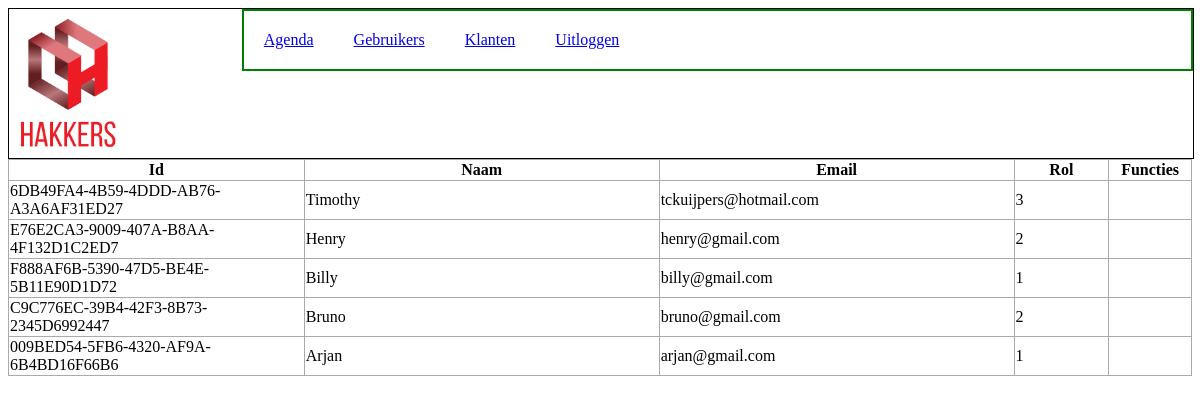
/index.php?page=gebruikers.inc.php, run on the app's committed database.
### tables this page shows
CREATE TABLE `gebruikers` (
  `Id` varchar(36) NOT NULL,
  `Naam` varchar(100) NOT NULL,
  `Email` varchar(100) NOT NULL,
  `Wachtwoord` varchar(100) NOT NULL,
  `Rol` int(1) NOT NULL
);

### includes/functies.inc.php (called while the page is built, shortened)
<?php
	$RolePermission = array(
		"PaginaAgenda"=>array(1,2,3),
		"WerkzaamheidRegistreren"=>array(1,3),
		"WerkzaamheidVerwijderen"=>array(1,3),
		"WerkzaamheidWijzigen"=>array(3),
		"PaginaGebruikers"=>array(3),
		"GebruikerRegistreren"=>array(3),
		"GebruikerVerwijderen"=>array(3),
		"GebruikerWijzigen"=>array(3),
		"WachtwoordGebruikerWijzigen"=>array(),
		"MaakGebruikerAdmin"=>array(),
		"PaginaKlanten"=>array(2,3),
		"KlantRegistreren"=>array(2,3),
		"KlantVerwijderen"=>array(2,3),
		"KlantWijzigen"=>array(2,3),
	);
	function RequestPermission($request_par,$role_par){
		global $conn;
		global $RolePermission;
		$id = $_SESSION["User"]['id'];
		$sql_permissions = "SELECT COUNT(*) FROM bevoegdheden WHERE GebruikerId='$id' AND Bevoegdheid='$request_par'";
		$result = $conn->prepare($sql_permissions);
		$result->execute();
		if($result->fetchColumn() == "1" OR in_array($role_par, $RolePermission[$request_par])){
			return true;
		}else{
			return false;
		}
	}
?>

### includes/gebruikers.inc.php (the view, shortened to what this page needs)
<table id="tableGebruikers">
	<tr>
		<th style="width:25%;">Id</th>
		<th style="width:30%;">Naam</th>
		<th style="width:30%;">Email</th>
		<th style="width:8%;">Rol</th>
		<th style="width:8%;">Functies</th>
	</tr>
	<?php
		require "php/connect.php";
		$sql_user = "SELECT * FROM gebruikers";
		$result = $conn->prepare($sql_user);
		$result ->execute();
		while($user_par = $result->fetch(PDO::FETCH_ASSOC)) {
			echo "	<tr>
				<td>" . $user_par['Id'] . "</td>
				<td>" . $user_par['Naam'] . "</td>
				<td>" . $user_par['Email'] . "</td>
				<td>" . $user_par['Rol'] . "</td>
				<td>";
		}
	?>
</table>
<br>

### index.php (shortened to what this page needs)
<?php
	include "includes/functies.inc.php";
?>
<html>
	<head>
		<link rel="stylesheet" type="text/css" href="css/style.css?v=<?php echo time(); ?>">
	</head>
	<body>
		<?php
			include "includes/header.inc.php";
			if(isset($_GET['page'])){
				include "includes/" . $_GET['page'];
			}else{
				include "includes/login.inc.php";
			}
		?>
	</body>
</html>

### includes/header.inc.php
<div id="header">
	<img src="img/logo.png" id="logo" style="width:10%;">
	<div>
		<a href="?page=agenda.inc.php"><div>Agenda</div></a>
		<a href="?page=gebruikers.inc.php"><div>Gebruikers</div></a>
		<a href="?page=klanten.inc.php"><div>Klanten</div></a>
		<a href="?page=logout.inc.php"><div>Uitloggen</div></a>
	</div>
</div>

### css/style.css (style rules this page uses)
#header { margin:auto; width:100%; border: 1px solid black; }
#header > div { float:right; overflow:hidden; border:2px solid green; width:80%; }
#header > div > a { float:left; margin:20px; }
#header > div > a > div { height:inherit; }
table { border-collapse:collapse; width:100%; }
table > tbody > tr { width:100%; }
table > tbody > tr, table > tbody > tr > th, table > tbody > tr > td { border: 1px solid #aaaaaa; }

### data on the page
gebruikers: Id "6DB49FA4-4B59-4DDD-AB76-A3A6AF31ED27", Naam "Timothy", Email "tckuijpers@hotmail.com", Rol "3"
gebruikers: Id "E76E2CA3-9009-407A-B8AA-4F132D1C2ED7", Naam "Henry", Email "henry@gmail.com", Rol "2"
gebruikers: Id "F888AF6B-5390-47D5-BE4E-5B11E90D1D72", Naam "Billy", Email "billy@gmail.com", Rol "1"
gebruikers: Id "C9C776EC-39B4-42F3-8B73-2345D6992447", Naam "Bruno", Email "bruno@gmail.com", Rol "2"
gebruikers: Id "009BED54-5FB6-4320-AF9A-6B4BD16F66B6", Naam "Arjan", Email "arjan@gmail.com", Rol "1"
